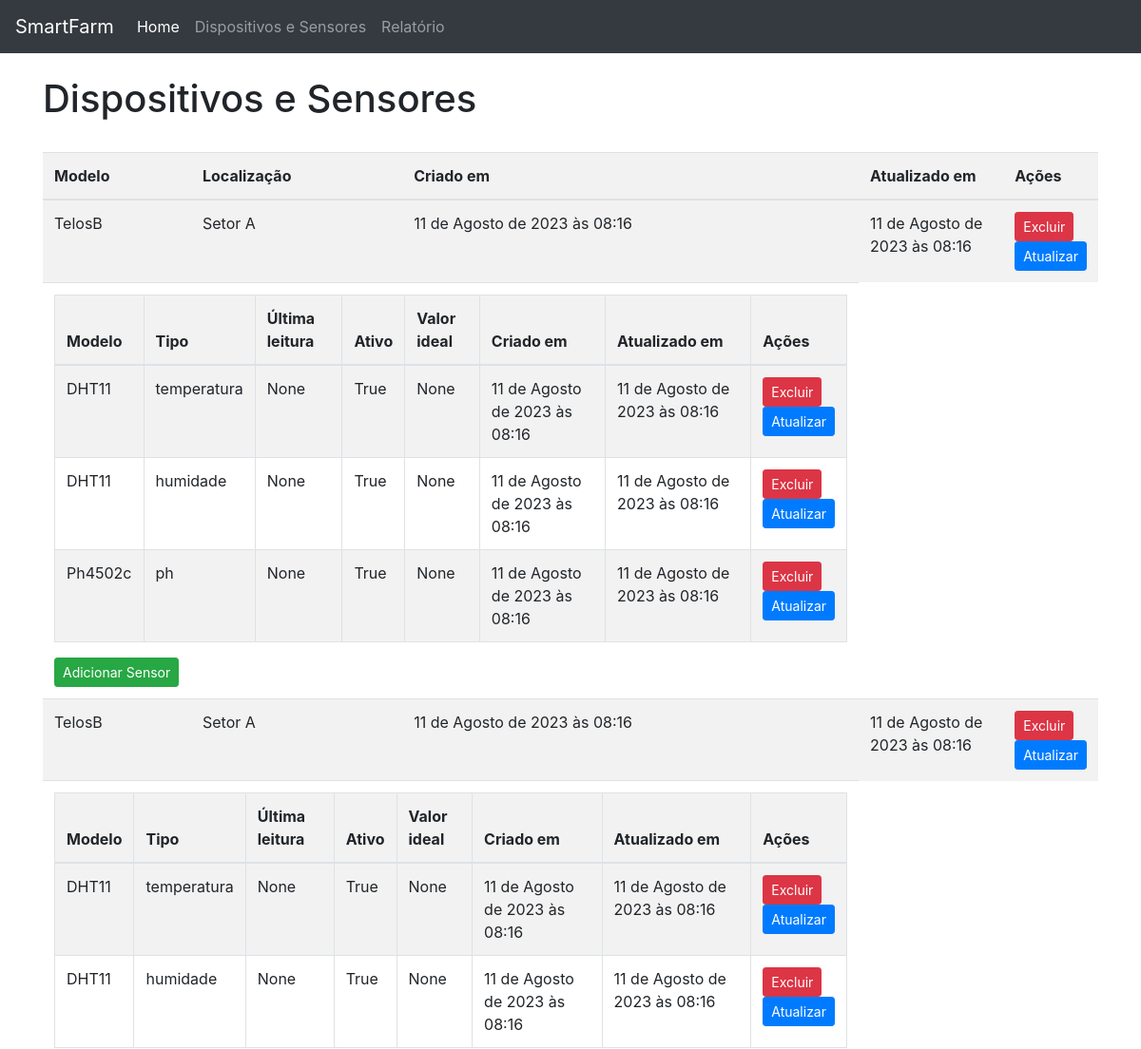
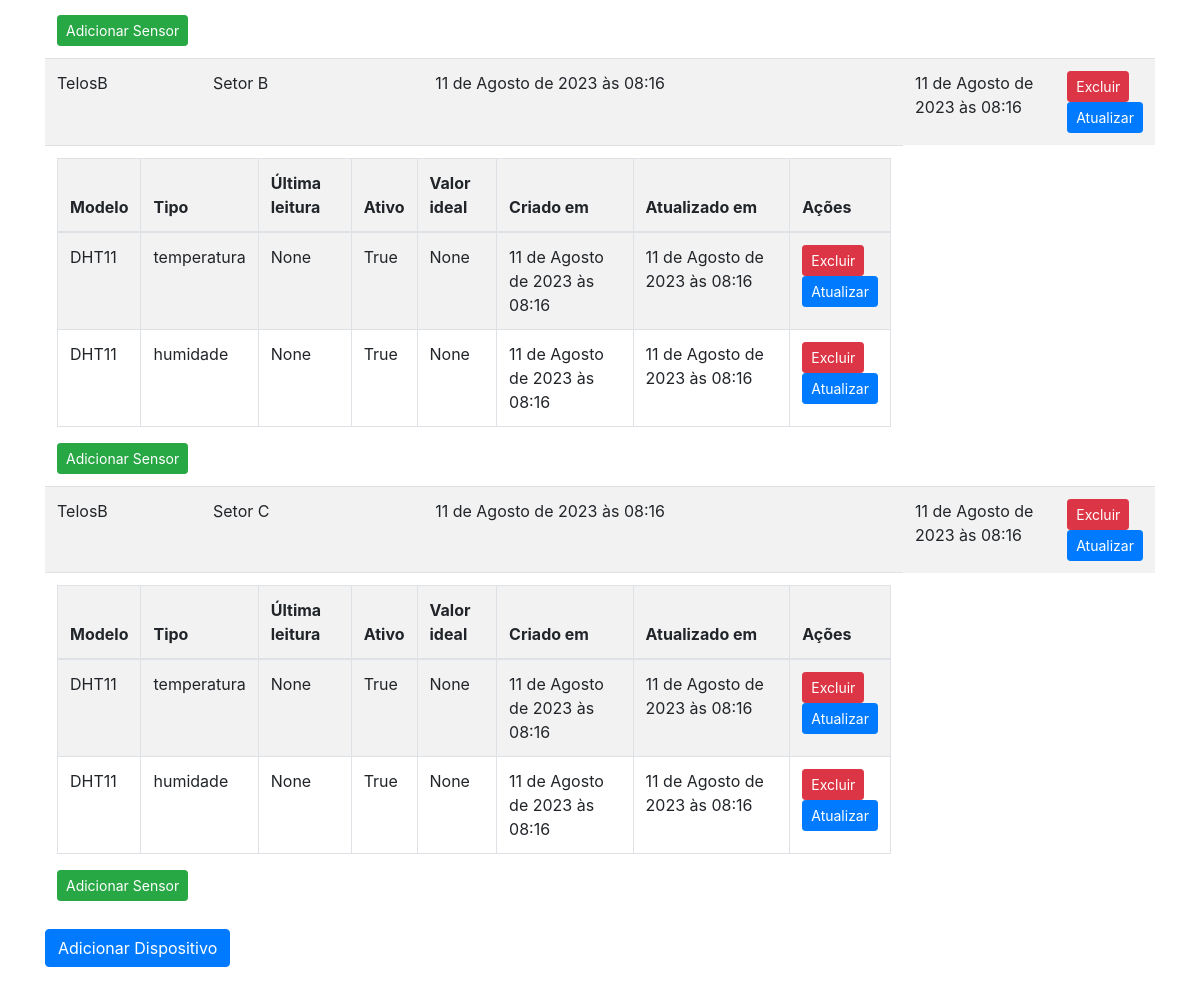
/dispositivos_e_sensores/, run on an earlier commit of the app's database (2 pictures, top to bottom).
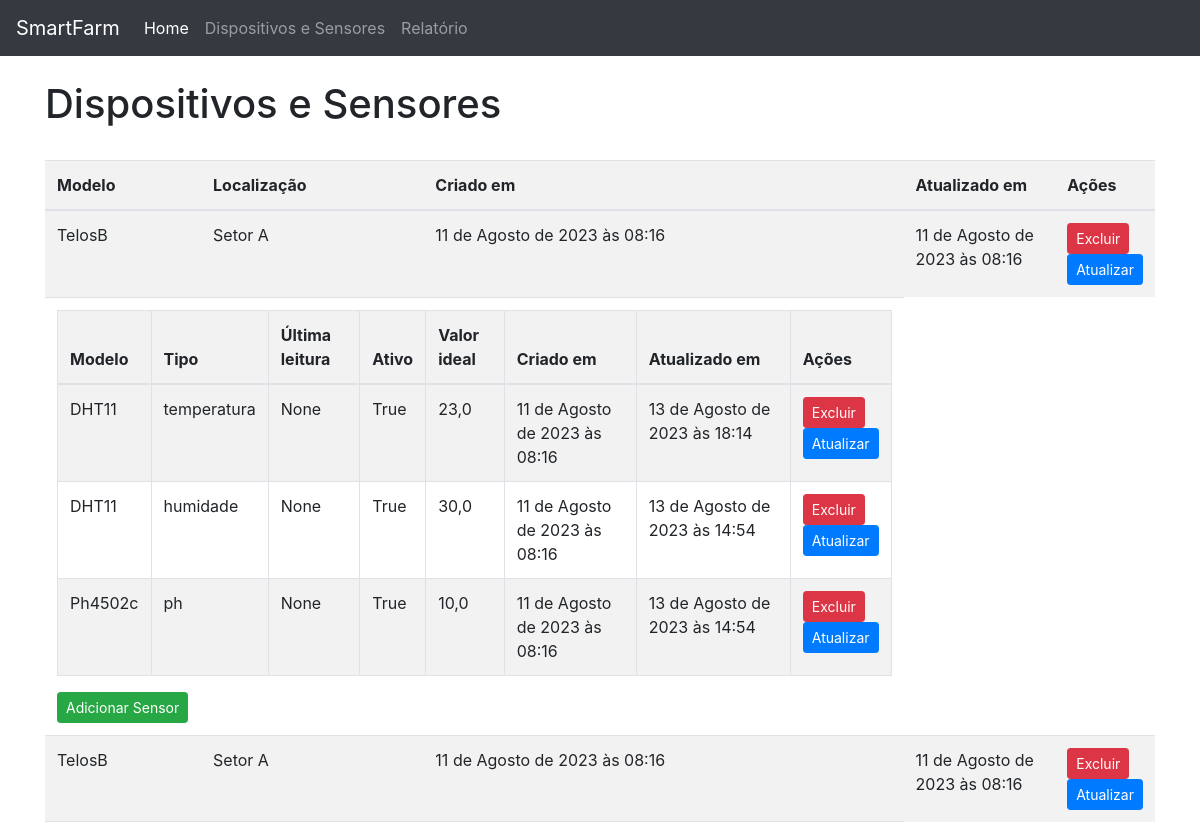
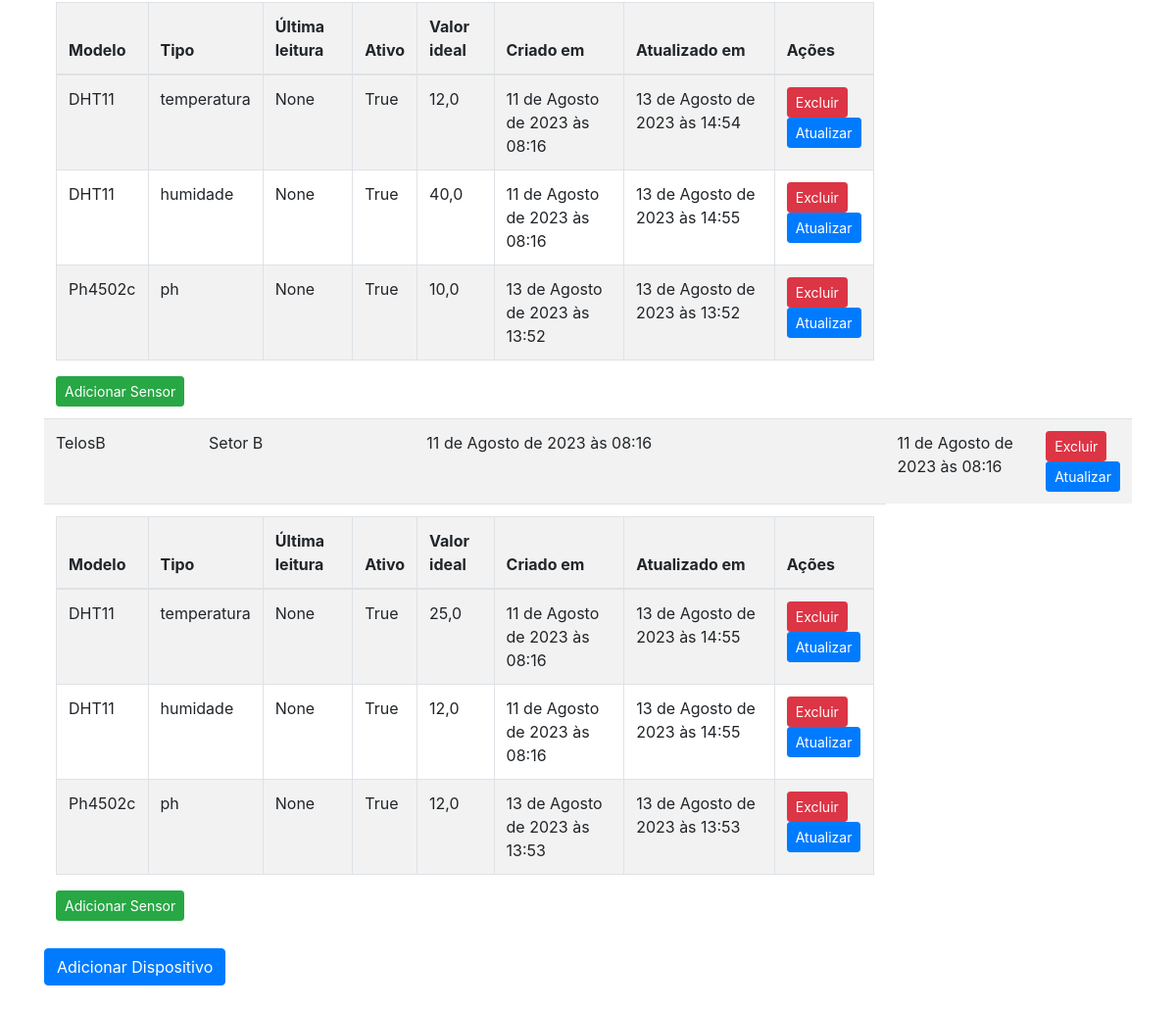
And on a later commit of the database (2 pictures, top to bottom).
### app/models.py (models this page shows)
class Dispositivo(models.Model):
    modelo = models.CharField(max_length=100, blank=True, null=True)
    localizacao = models.CharField(max_length=100, blank=True, null=True)
    created_at = models.DateTimeField(auto_now_add=True)
    updated_at = models.DateTimeField(auto_now=True)
    class Meta:
        db_table = 'dispositivo'

class Sensor(models.Model):
    modelo = models.CharField(max_length=100, blank=True, null=True)
    tipo = models.CharField(max_length=100, blank=True, null=True)
    ultima_leitura = models.DateTimeField(blank=True, null=True)
    ativo = models.BooleanField(blank=True, null=True)
    valor_ideal = models.FloatField(blank=True, null=True)
    dispositivo = models.ForeignKey(
        Dispositivo, on_delete=models.CASCADE, related_name='sensores')
    created_at = models.DateTimeField(auto_now_add=True)
    updated_at = models.DateTimeField(auto_now=True)
    class Meta:
        db_table = 'sensor'

### app/views.py (the view)
# urls.py: path("dispositivos_e_sensores/", views.dispositivos,
def dispositivos(request):
    dispositivos = Dispositivo.objects.all()
    context = {
        'dispositivos': dispositivos
    }
    return render(request, 'dispositivos_e_sensores.html', context)

### template/dispositivos_e_sensores.html (shortened to what this page needs)
<!DOCTYPE html>
<html>
    <head>
        <link
            rel="stylesheet"
            href="https://maxcdn.bootstrapcdn.com/bootstrap/4.0.0/css/bootstrap.min.css"
        />
    </head>
    <body>
        {% include 'navbar.html' %}
        <br />
        <div class="container">
            <h1>Dispositivos e Sensores</h1>
            <br />
            <table class="table zebra-table">
                <thead>
                    <tr>
                        <th>Modelo</th>
                        <th>Localização</th>
                        <th>Criado em</th>
                        <th>Atualizado em</th>
                        <th>Ações</th>
                    </tr>
                </thead>
                <tbody>
                    {% for dispositivo in dispositivos %}
                    <tr>
                        <td>{{ dispositivo.modelo }}</td>
                        <td>{{ dispositivo.localizacao }}</td>
                        <td>{{ dispositivo.created_at }}</td>
                        <td>{{ dispositivo.updated_at }}</td>
                        <td>
                            <form
                                action="{% url 'delete_dispositivo' dispositivo.id %}"
                                method="post"
                            >
                                <button
                                    type="submit"
                                    class="btn btn-danger btn-sm"
                                >
                                    Excluir
                                </button>
                            </form>
                            <a
                                href="{% url 'atualizar_dispositivo' dispositivo.id %}"
                                class="btn btn-primary btn-sm"
                                >Atualizar</a
                            >
                        </td>
                    </tr>
                    <tr>
                        <td colspan="3">
                            <table class="table table-bordered">
                                <thead>
                                    <tr>
                                        <th>Modelo</th>
                                        <th>Tipo</th>
                                        <th>Última leitura</th>
                                        <th>Ativo</th>
                                        <th>Valor ideal</th>
                                        <th>Criado em</th>
                                        <th>Atualizado em</th>
                                        <th>Ações</th>
                                    </tr>
                                </thead>
                                <tbody>
                                    {% for sensor in dispositivo.sensores.all %}
                                    <tr>
                                        <td>{{ sensor.modelo }}</td>
                                        <td>{{ sensor.tipo }}</td>
                                        <td>{{ sensor.ultima_leitura }}</td>
                                        <td>{{ sensor.ativo }}</td>
                                        <td>{{ sensor.valor_ideal }}</td>
                                        <td>{{ sensor.created_at }}</td>
                                        <td>{{ sensor.updated_at }}</td>
                                        <td>
                                            <form
                                                action="{% url 'delete_sensor' sensor.id %}"
                                                method="post"
                                            >
                                                <button
                                                    type="submit"
                                                    class="btn btn-danger btn-sm"
                                                >
                                                    Excluir
                                                </button>
                                            </form>
                                            <a
                                                href="{% url 'atualizar_sensor' sensor.id %}"
                                                class="btn btn-primary btn-sm"
                                                >Atualizar</a
                                            >
                                        </td>
                                    </tr>
                                    {% endfor %}
                                </tbody>
                            </table>
                            <a
                                href="{% url 'adicionar_sensor' dispositivo.id %}"
                                class="btn btn-success btn-sm"
                                >Adicionar Sensor</a
                            >
                        </td>
                    </tr>
                    {% endfor %}
                </tbody>
            </table>
            <a href="{% url 'adicionar_dispositivo' %}" class="btn btn-primary"
                >Adicionar Dispositivo</a
            >
        </div>
        <br />
    </body>
</html>

### template/navbar.html (shortened to what this page needs)
<nav class="navbar navbar-expand-lg navbar-dark bg-dark">
    <a class="navbar-brand" href="{% url 'home' %}">SmartFarm</a>
    <div class="collapse navbar-collapse" id="navbarNav">
        <ul class="navbar-nav">
            <li class="nav-item active">
                <a class="nav-link" href="{% url 'home' %}">Home</a>
            </li>
            <li class="nav-item">
                <a class="nav-link" href="{% url 'dispositivos_e_sensores' %}"
                    >Dispositivos e Sensores</a
                >
            </li>
            <li class="nav-item">
                <a class="nav-link" href="{% url 'relatorio' %}">Relatório</a>
            </li>
        </ul>
    </div>
</nav>

### template/dispositivos_e_sensores.html (style rules this page uses)
.zebra-table tr:nth-child(odd) { background-color: #f2f2f2; }

What changed in the data, as far as the page shows it:
removed Dispositivo: modelo "TelosB", localizacao "Setor C", created_at "11 de Agosto de 2023 às 08:16", updated_at "11 de Agosto de 2023 às 08:16"
removed Sensor: modelo "DHT11", tipo "temperatura", ultima_leitura "None", ativo "True", valor_ideal "None", created_at "11 de Agosto de 2023 às 08:16", updated_at "11 de Agosto de 2023 às 08:16", shown under "TelosB"
removed Sensor: modelo "DHT11", tipo "humidade", ultima_leitura "None", ativo "True", valor_ideal "None", created_at "11 de Agosto de 2023 às 08:16", updated_at "11 de Agosto de 2023 às 08:16", shown under "TelosB"
changed Sensor: valor_ideal "None" → "23,0"; updated_at "11 de Agosto de 2023 às 08:16" → "13 de Agosto de 2023 às 18:14"
changed Sensor (number 2 of 9 on the later page): valor_ideal "None" → "30,0"; updated_at "11 de Agosto de 2023 às 08:16" → "13 de Agosto de 2023 às 14:54"
changed Sensor (number 3 of 9 on the later page): valor_ideal "None" → "10,0"; updated_at "11 de Agosto de 2023 às 08:16" → "13 de Agosto de 2023 às 14:54"
changed Sensor (number 4 of 9 on the later page): valor_ideal "None" → "12,0"; updated_at "11 de Agosto de 2023 às 08:16" → "13 de Agosto de 2023 às 14:54"
changed Sensor (number 5 of 9 on the later page): valor_ideal "None" → "40,0"; updated_at "11 de Agosto de 2023 às 08:16" → "13 de Agosto de 2023 às 14:55"
added Sensor: modelo "Ph4502c", tipo "ph", ultima_leitura "None", ativo "True", valor_ideal "10,0", created_at "13 de Agosto de 2023 às 13:52", updated_at "13 de Agosto de 2023 às 13:52", shown under Dispositivo (number 2 of 3 on the later page)
changed Sensor (number 7 of 9 on the later page): valor_ideal "None" → "25,0"; updated_at "11 de Agosto de 2023 às 08:16" → "13 de Agosto de 2023 às 14:55"
changed Sensor (number 8 of 9 on the later page): valor_ideal "None" → "12,0"; updated_at "11 de Agosto de 2023 às 08:16" → "13 de Agosto de 2023 às 14:55"
added Sensor: modelo "Ph4502c", tipo "ph", ultima_leitura "None", ativo "True", valor_ideal "12,0", created_at "13 de Agosto de 2023 às 13:53", updated_at "13 de Agosto de 2023 às 13:53", shown under Dispositivo "Setor B"
